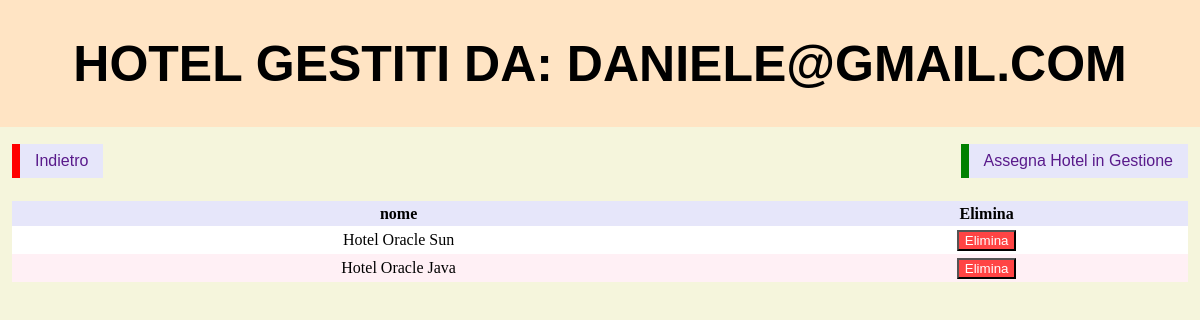
Page /php/visualizza/visualizza_hotel_gestiti.php?id_account=3 (signed in) on the committed database.
### tables this page shows
CREATE TABLE `accounts` (
  `id_account` int NOT NULL,
  `email` varchar(255) NOT NULL,
  `password` varchar(255) NOT NULL,
  `codice_fiscale` varchar(16) NOT NULL,
  `id_ruolo` int NOT NULL
);

CREATE TABLE `hotel` (
  `id_hotel` int NOT NULL,
  `nome` varchar(45) NOT NULL,
  `via` varchar(128) NOT NULL
);

### php/visualizza/visualizza_hotel_gestiti.php (the view, shortened to what this page needs)
<?php
require_once "../login/funzioni_autorizzazione.php";
require_once "../funzioni.php";
$id_account = $_GET['id_account'] ?? null;
$query_account = "SELECT a.codice_fiscale, a.email, r.id_ruolo, r.nome_ruolo
                 FROM accounts a
                 JOIN ruoli_account r ON a.id_ruolo = r.id_ruolo
                 WHERE a.id_account = ?";
$stmt = $connessione->prepare($query_account);
$stmt->bind_param("i", $id_account);
$stmt->execute();
$account = $stmt->get_result()->fetch_assoc();
$is_admin = ($account['id_ruolo'] == 1);
?>
<!DOCTYPE html>
<html>
    <head>
        <link rel="stylesheet" href="../../css/style.css">
    </head>
    <body>
        <?php
            echo "<div class=head><H1>Hotel gestiti da: ".htmlspecialchars($account['email'])."</H1></div>";
            echo "<div class='contenitore-pulsanti'>";
            echo "<a href='visualizza_accounts.php' class='Redirect'>Indietro</a>";
            if (!$is_admin) {
                echo "<a href='../inserisci/inserisci_hotel_gestito.php?id_account=".$id_account."' class='Redirect aggiungi'>Assegna Hotel in Gestione</a>";
            }
            echo "</div><br>";
            if ($is_admin) {
                echo "<div class='messaggio info'>";
                echo "Questo account è un <strong>Amministratore</strong> e può gestire tutti gli hotel del sistema.";
                echo "</div>";
                $query_all_hotels = "SELECT id_hotel, nome FROM hotel";
                $all_hotels = $connessione->query($query_all_hotels);
                if ($all_hotels->num_rows > 0) {
                    visualizza_tabella($connessione, $query_all_hotels, "", array(), array());
                }
            } else {
                $query = "SELECT h.id_hotel, h.nome
                         FROM hotel h
                         JOIN hotel_gestiti_account hga ON h.id_hotel = hga.id_hotel
                         WHERE hga.id_account = $id_account";
                $result = $connessione->query($query);
                if ($result->num_rows > 0) {
                    visualizza_tabella(
                        $connessione,
                        $query,
                        "",
                        array(),
                        array('id_hotel'),
                        "hotel_gestiti_account",
                        "id_hotel",
                        array('id_account' => $id_account)
                    );
                } else {
                    echo "<div class='messaggio'>Nessun hotel gestito da questo account</div>";
                }
            }
        ?>
    </body>
</html>

### php/funzioni.php (shortened to what this page needs)
<?php
function visualizza_tabella($connessione, $query, $modifica_file, $bottoni_aggiuntivi = array(), $campi_nascosti = array(), $tabella = null, $pk_field = 'id', $parametri_extra = array()) {
    $sql = "$query";
    if ($result = $connessione->query($sql)) {
        echo "<div class='contenitore-tabella'>";
        echo "<table><thead><tr>";
        $fields = $result->fetch_fields();
        foreach($fields as $field) {
            if(!in_array($field->name, $campi_nascosti)) {
                echo "<th>$field->name</th>";
            }
        }
        if ($tabella !== null) {
            echo "<th>Elimina</th>";
        }
        echo "</tr></thead><tbody>";
        while($row = $result->fetch_assoc()) {
            echo "<tr>";
            foreach($row as $key => $value) {
                if(!in_array($key, $campi_nascosti)) {
                    echo "<td>$value</td>";
                }
            }
            if ($tabella !== null) {
                echo "<td><form method='post' onsubmit='return confirm(\"Sei sicuro di voler eliminare questo record?\")'>";
                echo "<input type='submit' value='Elimina' style='background-color: #ff4444; color: white;'></form></td>";
            }
            echo "</tr>";
        }
        echo "</tbody></table>";
        echo "</div>";
    } else {
        echo "Errore nella query: " . $connessione->error;
    }
}
?>

### css/style.css (style rules this page uses)
body { background-color: beige; margin: 0; }
.head { background-color: bisque; text-align: center; padding: 1px; }
H1 { font-size: 50px; color: black; text-align: center; text-transform: uppercase; font-family: Arial; }
.Redirect, .Indietro { font-family: Arial; border: none; border-left: 8px solid red; background-color: lavender; display: inline-block; padding: 8px 15px; cursor: pointer; text-decoration: none; color: #591a8b; white-space: nowrap; font-size: 16px; margin: 5px 0; box-sizing: border-box; }
.contenitore-pulsanti { display: flex; justify-content: space-between; align-items: center; padding: 0 1%; padding-top: 1%; }
.Redirect.aggiungi { margin-left: auto; border-left-color: green; padding: 8px 15px; }
table { width: 100%; table-layout: auto; border-collapse: collapse; }
tr:nth-child(even) { background-color: lavenderblush; }
tr:nth-child(odd) { background-color: white; }
th { background-color: lavender; color: black; padding: 0.3%; }
td { text-align: center; padding: 0.3%; }
.contenitore-tabella { overflow-x: auto; width: 100%; padding: 0% 1% 1% 1%; box-sizing: border-box; }

### rows in the picture
accounts: email "DANIELE@GMAIL.COM"
hotel: nome "Hotel Oracle Sun"
hotel: nome "Hotel Oracle Java"

### other values in the picture
$field->name "nome"
